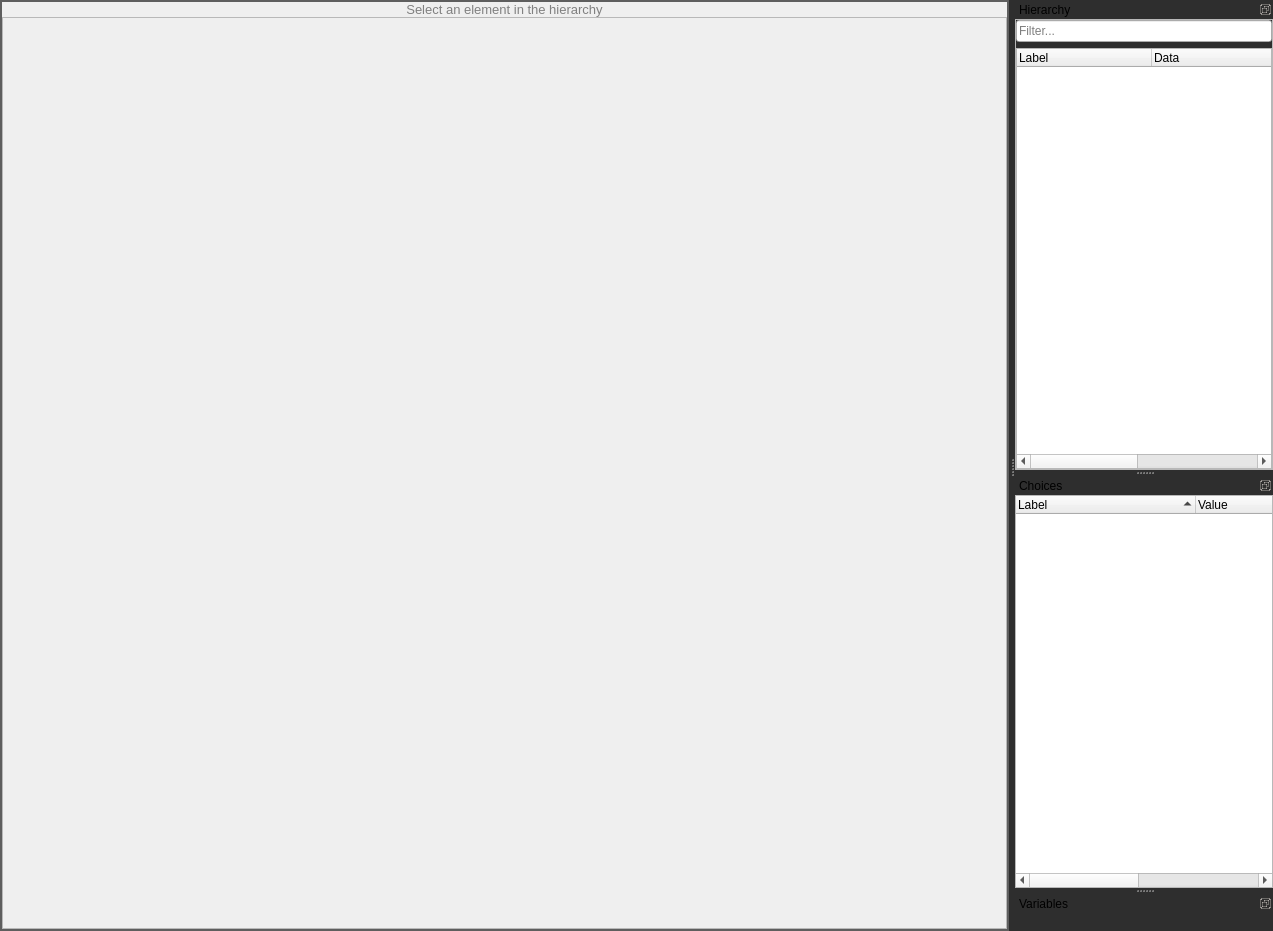
<?xml version="1.0" encoding="UTF-8"?>
<ui version="4.0">
 <class>MainWindow</class>
 <widget class="QMainWindow" name="MainWindow">
  <property name="geometry">
   <rect>
    <x>0</x>
    <y>0</y>
    <width>1273</width>
    <height>931</height>
   </rect>
  </property>
  <property name="windowTitle">
   <string>MainWindow</string>
  </property>
  <property name="styleSheet">
   <string notr="true">QMainWindow#MainWindow { background-color: #2e2e2e; }</string>
  </property>
  <widget class="QWidget" name="centralwidget">
   <layout class="QVBoxLayout" name="verticalLayout_9">
    <property name="spacing">
     <number>0</number>
    </property>
    <property name="leftMargin">
     <number>0</number>
    </property>
    <property name="topMargin">
     <number>0</number>
    </property>
    <property name="rightMargin">
     <number>0</number>
    </property>
    <property name="bottomMargin">
     <number>0</number>
    </property>
    <item>
     <widget class="QFrame" name="PropertiesFrame">
      <property name="styleSheet">
       <string notr="true">        QFrame#PropertiesFrame {
            border: 2px solid black; 
            border-color: rgba(94, 94, 94, 255);
        }
        QFrame#PropertiesFrame QLabel {
            border: 0px solid black; 
        }</string>
      </property>
      <property name="frameShape">
       <enum>QFrame::Shape::StyledPanel</enum>
      </property>
      <property name="frameShadow">
       <enum>QFrame::Shadow::Raised</enum>
      </property>
      <property name="lineWidth">
       <number>0</number>
      </property>
      <layout class="QVBoxLayout" name="verticalLayout_5">
       <property name="spacing">
        <number>0</number>
       </property>
       <property name="leftMargin">
        <number>0</number>
       </property>
       <property name="topMargin">
        <number>0</number>
       </property>
       <property name="rightMargin">
        <number>0</number>
       </property>
       <property name="bottomMargin">
        <number>0</number>
       </property>
       <item>
        <widget class="QScrollArea" name="PropertiesArea">
         <property name="focusPolicy">
          <enum>Qt::FocusPolicy::NoFocus</enum>
         </property>
         <property name="styleSheet">
          <string notr="true">QScrollArea {
    border: 0px solid black;
}</string>
         </property>
         <property name="lineWidth">
          <number>0</number>
         </property>
         <property name="verticalScrollBarPolicy">
          <enum>Qt::ScrollBarPolicy::ScrollBarAsNeeded</enum>
         </property>
         <property name="widgetResizable">
          <bool>true</bool>
         </property>
         <widget class="QWidget" name="scrollAreaWidgetContents">
          <property name="geometry">
           <rect>
            <x>0</x>
            <y>0</y>
            <width>1007</width>
            <height>927</height>
           </rect>
          </property>
          <property name="styleSheet">
           <string notr="true">QWidget: {
	border: 0px;
}</string>
          </property>
          <layout class="QVBoxLayout" name="verticalLayout_17">
           <property name="spacing">
            <number>0</number>
           </property>
           <property name="leftMargin">
            <number>0</number>
           </property>
           <property name="topMargin">
            <number>0</number>
           </property>
           <property name="rightMargin">
            <number>0</number>
           </property>
           <property name="bottomMargin">
            <number>0</number>
           </property>
           <item>
            <layout class="QVBoxLayout" name="properties_layout">
             <item>
              <widget class="QLabel" name="properties_placeholder">
               <property name="styleSheet">
                <string notr="true">color: gray; font-size: 13px;</string>
               </property>
               <property name="text">
                <string>Select an element in the hierarchy</string>
               </property>
               <property name="alignment">
                <set>Qt::AlignmentFlag::AlignCenter</set>
               </property>
              </widget>
             </item>
             <item>
              <widget class="QFrame" name="properties_spacer">
               <property name="frameShape">
                <enum>QFrame::Shape::StyledPanel</enum>
               </property>
               <property name="frameShadow">
                <enum>QFrame::Shadow::Raised</enum>
               </property>
               <layout class="QVBoxLayout" name="verticalLayout_4">
                <item>
                 <spacer name="verticalSpacer">
                  <property name="orientation">
                   <enum>Qt::Orientation::Vertical</enum>
                  </property>
                  <property name="sizeHint" stdset="0">
                   <size>
                    <width>20</width>
                    <height>655</height>
                   </size>
                  </property>
                 </spacer>
                </item>
               </layout>
              </widget>
             </item>
            </layout>
           </item>
          </layout>
         </widget>
        </widget>
       </item>
      </layout>
     </widget>
    </item>
   </layout>
  </widget>
  <widget class="QDockWidget" name="HierarchyDock">
   <property name="features">
    <set>QDockWidget::DockWidgetFeature::DockWidgetFloatable|QDockWidget::DockWidgetFeature::DockWidgetMovable</set>
   </property>
   <property name="allowedAreas">
    <set>Qt::DockWidgetArea::BottomDockWidgetArea|Qt::DockWidgetArea::LeftDockWidgetArea|Qt::DockWidgetArea::RightDockWidgetArea</set>
   </property>
   <property name="windowTitle">
    <string>Hierarchy</string>
   </property>
   <attribute name="dockWidgetArea">
    <number>2</number>
   </attribute>
   <widget class="QWidget" name="dockWidgetContents_2">
    <layout class="QVBoxLayout" name="verticalLayout_8">
     <property name="leftMargin">
      <number>0</number>
     </property>
     <property name="topMargin">
      <number>0</number>
     </property>
     <property name="rightMargin">
      <number>0</number>
     </property>
     <property name="bottomMargin">
      <number>0</number>
     </property>
     <item>
      <widget class="QFrame" name="frame_2">
       <property name="frameShape">
        <enum>QFrame::Shape::StyledPanel</enum>
       </property>
       <property name="frameShadow">
        <enum>QFrame::Shadow::Raised</enum>
       </property>
       <property name="lineWidth">
        <number>0</number>
       </property>
       <layout class="QVBoxLayout" name="verticalLayout_3">
        <property name="leftMargin">
         <number>0</number>
        </property>
        <property name="topMargin">
         <number>0</number>
        </property>
        <property name="rightMargin">
         <number>0</number>
        </property>
        <property name="bottomMargin">
         <number>0</number>
        </property>
        <item>
         <widget class="QLineEdit" name="tree_hierarchy_search_bar_widget">
          <property name="placeholderText">
           <string>Filter...</string>
          </property>
         </widget>
        </item>
        <item>
         <widget class="QTreeWidget" name="tree_hierarchy_widget">
          <property name="dragEnabled">
           <bool>true</bool>
          </property>
          <property name="dragDropOverwriteMode">
           <bool>true</bool>
          </property>
          <property name="dragDropMode">
           <enum>QAbstractItemView::DragDropMode::InternalMove</enum>
          </property>
          <property name="defaultDropAction">
           <enum>Qt::DropAction::MoveAction</enum>
          </property>
          <property name="alternatingRowColors">
           <bool>true</bool>
          </property>
          <property name="selectionMode">
           <enum>QAbstractItemView::SelectionMode::ContiguousSelection</enum>
          </property>
          <property name="uniformRowHeights">
           <bool>true</bool>
          </property>
          <property name="allColumnsShowFocus">
           <bool>false</bool>
          </property>
          <property name="wordWrap">
           <bool>false</bool>
          </property>
          <property name="headerHidden">
           <bool>false</bool>
          </property>
          <property name="columnCount">
           <number>4</number>
          </property>
          <attribute name="headerVisible">
           <bool>true</bool>
          </attribute>
          <attribute name="headerCascadingSectionResizes">
           <bool>false</bool>
          </attribute>
          <attribute name="headerMinimumSectionSize">
           <number>20</number>
          </attribute>
          <attribute name="headerDefaultSectionSize">
           <number>135</number>
          </attribute>
          <attribute name="headerShowSortIndicator" stdset="0">
           <bool>false</bool>
          </attribute>
          <attribute name="headerStretchLastSection">
           <bool>true</bool>
          </attribute>
          <column>
           <property name="text">
            <string notr="true">Label</string>
           </property>
          </column>
          <column>
           <property name="text">
            <string>Data</string>
           </property>
          </column>
          <column>
           <property name="text">
            <string>Class</string>
           </property>
          </column>
          <column>
           <property name="text">
            <string>ID</string>
           </property>
          </column>
         </widget>
        </item>
       </layout>
      </widget>
     </item>
    </layout>
   </widget>
  </widget>
  <widget class="QDockWidget" name="ChoicesDock">
   <property name="features">
    <set>QDockWidget::DockWidgetFeature::DockWidgetFloatable|QDockWidget::DockWidgetFeature::DockWidgetMovable</set>
   </property>
   <property name="windowTitle">
    <string>Choices</string>
   </property>
   <attribute name="dockWidgetArea">
    <number>2</number>
   </attribute>
   <widget class="QWidget" name="dockWidgetContents_3">
    <layout class="QVBoxLayout" name="verticalLayout">
     <property name="spacing">
      <number>0</number>
     </property>
     <property name="leftMargin">
      <number>0</number>
     </property>
     <property name="topMargin">
      <number>0</number>
     </property>
     <property name="rightMargin">
      <number>0</number>
     </property>
     <property name="bottomMargin">
      <number>0</number>
     </property>
     <item>
      <widget class="QTreeWidget" name="choices_tree_widget">
       <property name="dragEnabled">
        <bool>false</bool>
       </property>
       <property name="dragDropMode">
        <enum>QAbstractItemView::DragDropMode::NoDragDrop</enum>
       </property>
       <property name="alternatingRowColors">
        <bool>true</bool>
       </property>
       <property name="uniformRowHeights">
        <bool>true</bool>
       </property>
       <attribute name="headerVisible">
        <bool>true</bool>
       </attribute>
       <attribute name="headerCascadingSectionResizes">
        <bool>false</bool>
       </attribute>
       <attribute name="headerMinimumSectionSize">
        <number>150</number>
       </attribute>
       <attribute name="headerDefaultSectionSize">
        <number>180</number>
       </attribute>
       <attribute name="headerShowSortIndicator" stdset="0">
        <bool>true</bool>
       </attribute>
       <column>
        <property name="text">
         <string>Label</string>
        </property>
       </column>
       <column>
        <property name="text">
         <string>Value</string>
        </property>
       </column>
       <column>
        <property name="text">
         <string>Type</string>
        </property>
       </column>
      </widget>
     </item>
    </layout>
   </widget>
  </widget>
  <widget class="QDockWidget" name="VariablesDock">
   <property name="features">
    <set>QDockWidget::DockWidgetFeature::DockWidgetFloatable|QDockWidget::DockWidgetFeature::DockWidgetMovable</set>
   </property>
   <property name="allowedAreas">
    <set>Qt::DockWidgetArea::RightDockWidgetArea|Qt::DockWidgetArea::TopDockWidgetArea</set>
   </property>
   <property name="windowTitle">
    <string>Variables</string>
   </property>
   <attribute name="dockWidgetArea">
    <number>2</number>
   </attribute>
   <widget class="QWidget" name="VariableDockWidgetContent">
    <layout class="QVBoxLayout" name="verticalLayout_7">
     <property name="spacing">
      <number>2</number>
     </property>
     <property name="leftMargin">
      <number>0</number>
     </property>
     <property name="topMargin">
      <number>0</number>
     </property>
     <property name="rightMargin">
      <number>0</number>
     </property>
     <property name="bottomMargin">
      <number>0</number>
     </property>
    </layout>
   </widget>
  </widget>
  <action name="actionCreateNewsmartprop">
   <property name="icon">
    <iconset resource="../../resources.qrc">
     <normaloff>:/valve_common/icons/tools/common/new.png</normaloff>:/valve_common/icons/tools/common/new.png</iconset>
   </property>
   <property name="text">
    <string>CreateNewsmartprop</string>
   </property>
   <property name="menuRole">
    <enum>QAction::MenuRole::NoRole</enum>
   </property>
  </action>
  <action name="actionOpen_from_Explorer">
   <property name="icon">
    <iconset resource="../../resources.qrc">
     <normaloff>:/valve_common/icons/tools/common/open.png</normaloff>:/valve_common/icons/tools/common/open.png</iconset>
   </property>
   <property name="text">
    <string>Open as</string>
   </property>
  </action>
  <action name="actionSave_as">
   <property name="icon">
    <iconset resource="../../resources.qrc">
     <normaloff>:/valve_common/icons/tools/common/save_all.png</normaloff>:/valve_common/icons/tools/common/save_all.png</iconset>
   </property>
   <property name="text">
    <string>Save as</string>
   </property>
  </action>
  <action name="actionSave_current_file">
   <property name="icon">
    <iconset resource="../../resources.qrc">
     <normaloff>:/valve_common/icons/tools/common/save.png</normaloff>:/valve_common/icons/tools/common/save.png</iconset>
   </property>
   <property name="text">
    <string>Save</string>
   </property>
  </action>
  <action name="actionRecompile_file">
   <property name="icon">
    <iconset resource="../../resources.qrc">
     <normaloff>:/valve_common/icons/tools/common/options_activated.png</normaloff>:/valve_common/icons/tools/common/options_activated.png</iconset>
   </property>
   <property name="text">
    <string>Recompile file</string>
   </property>
  </action>
  <action name="actionConvert_all_vsmart_file_to_vdata">
   <property name="icon">
    <iconset resource="../../resources.qrc">
     <normaloff>:/valve_common/icons/tools/common/move_to_changelist.png</normaloff>:/valve_common/icons/tools/common/move_to_changelist.png</iconset>
   </property>
   <property name="text">
    <string>Convert all vsmart file to vdata</string>
   </property>
   <property name="toolTip">
    <string>Convert all to data</string>
   </property>
  </action>
  <action name="actionFormat_serttings">
   <property name="icon">
    <iconset resource="../../resources.qrc">
     <normaloff>:/valve_common/icons/tools/common/setting.png</normaloff>:/valve_common/icons/tools/common/setting.png</iconset>
   </property>
   <property name="text">
    <string>Format serttings</string>
   </property>
  </action>
 </widget>
 <resources>
  <include location="../../resources.qrc"/>
 </resources>
 <connections/>
</ui>
